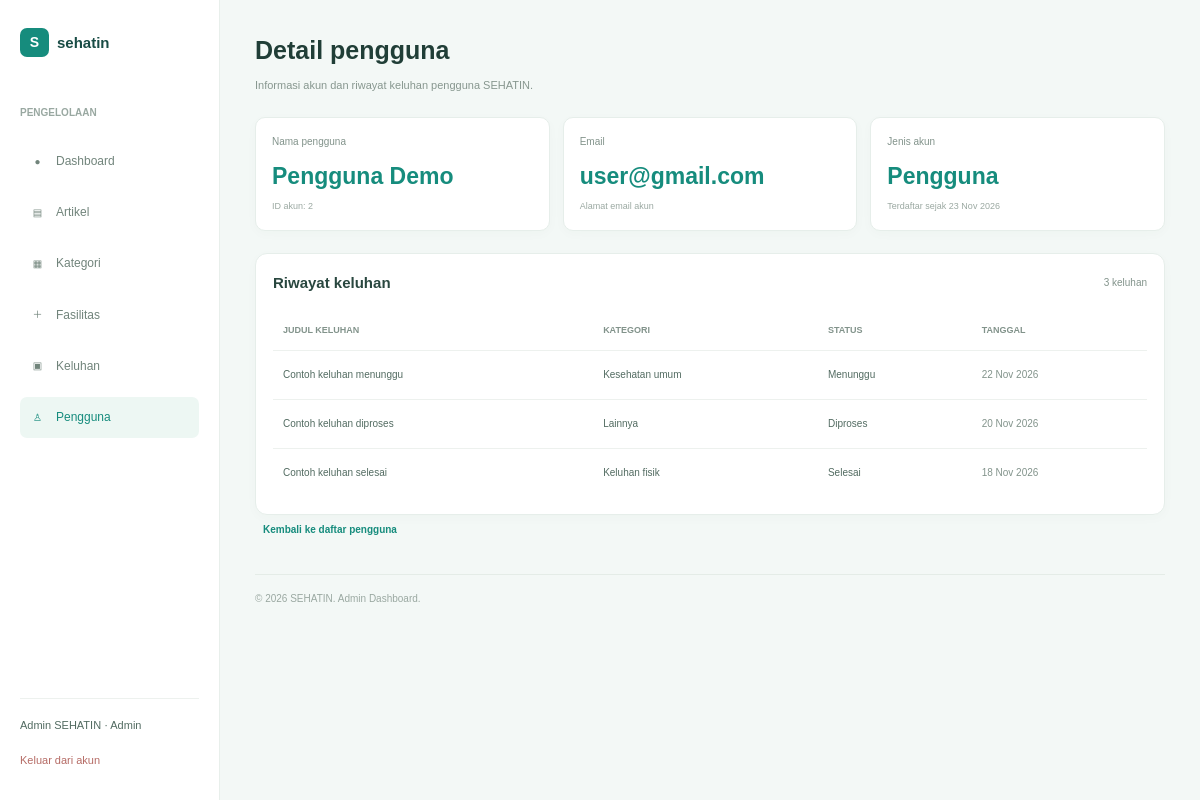
The page /admin/users/detail.php?id=2 (signed in) on the database its author committed.
### tables this page shows
CREATE TABLE IF NOT EXISTS users (
    id INT AUTO_INCREMENT PRIMARY KEY,
    name VARCHAR(100) NOT NULL,
    email VARCHAR(150) NOT NULL UNIQUE,
    password VARCHAR(255) NOT NULL,
    role ENUM('user', 'admin') NOT NULL DEFAULT 'user',
    created_at DATETIME NOT NULL DEFAULT CURRENT_TIMESTAMP,
    updated_at DATETIME NULL
);

CREATE TABLE IF NOT EXISTS complaints (
    id INT AUTO_INCREMENT PRIMARY KEY,
    user_id INT NOT NULL,
    category_id INT NOT NULL,
    title VARCHAR(150) NOT NULL,
    description TEXT NOT NULL,
    status ENUM('Menunggu', 'Diproses', 'Selesai')
        NOT NULL DEFAULT 'Menunggu',
    admin_note TEXT NULL,
    created_at DATETIME NOT NULL DEFAULT CURRENT_TIMESTAMP,
    updated_at DATETIME NULL,

    CONSTRAINT fk_complaints_user
        FOREIGN KEY (user_id)
        REFERENCES users(id)
        ON UPDATE CASCADE ON DELETE RESTRICT,

    CONSTRAINT fk_complaints_category
        FOREIGN KEY (category_id)
        REFERENCES complaint_categories(id)
        ON UPDATE CASCADE ON DELETE RESTRICT
);

CREATE TABLE IF NOT EXISTS complaint_categories (
    id INT AUTO_INCREMENT PRIMARY KEY,
    name VARCHAR(100) NOT NULL UNIQUE
);

### admin/users/detail.php (the view, shortened to what this page needs)
<?php
require_once __DIR__ . "/../../config/database.php";
$adminName = $_SESSION['name'] ?? 'Admin';
$userId = filter_input(INPUT_GET, 'id', FILTER_VALIDATE_INT);
$stmt = $conn->prepare(
    "SELECT id, name, email, role, created_at
     FROM users
     WHERE id = ?
     LIMIT 1"
);
$stmt->bind_param("i", $userId);
$stmt->execute();
$result = $stmt->get_result();
$user = $result->fetch_assoc();
$stmt = $conn->prepare(
    "SELECT c.id, c.title, c.status, c.created_at,
            cc.name AS category_name
     FROM complaints c
     LEFT JOIN complaint_categories cc
        ON c.category_id = cc.id
     WHERE c.user_id = ?
     ORDER BY c.created_at DESC"
);
$stmt->bind_param("i", $userId);
$stmt->execute();
$resultComplaints = $stmt->get_result();
$complaints = [];
while ($row = $resultComplaints->fetch_assoc()) {
    $complaints[] = $row;
}
function e($value)
{
    return htmlspecialchars((string) $value, ENT_QUOTES, 'UTF-8');
}
?>
<!DOCTYPE html>
<html lang="id">
<head>
    <link rel="stylesheet" href="../../assets/css/reset.css">
    <link rel="stylesheet" href="../../assets/css/style.css">
    <link rel="stylesheet" href="../../assets/css/admin-dashboard.css">
    <link rel="stylesheet" href="../../assets/css/admin-users.css">
</head>
<body class="admin-dashboard-page">
    <div class="admin-layout">
        <aside class="admin-sidebar">
            <a href="../dashboard.php" class="admin-brand">
                <span class="admin-brand-icon">S</span>
                <span>sehatin</span>
            </a>
            <div class="admin-menu">
                <p class="admin-menu-label">PENGELOLAAN</p>
                <nav class="admin-nav">
                    <a href="../dashboard.php" class="admin-nav-link">
                        <span>●</span>
                        Dashboard
                    </a>
                    <a href="../articles/index.php" class="admin-nav-link">
                        <span>▤</span>
                        Artikel
                    </a>
                    <a href="../categories/index.php" class="admin-nav-link">
                        <span>▦</span>
                        Kategori
                    </a>
                    <a href="../facilities/index.php" class="admin-nav-link">
                        <span>＋</span>
                        Fasilitas
                    </a>
                    <a href="../complaints/index.php" class="admin-nav-link">
                        <span>▣</span>
                        Keluhan
                    </a>
                    <a href="index.php" class="admin-nav-link active">
                        <span>♙</span>
                        Pengguna
                    </a>
                </nav>
            </div>
            <div class="admin-sidebar-bottom">
                <p><?= e($adminName) ?> · Admin</p>
                <a href="../../logout.php">
                    Keluar dari akun
                </a>
            </div>
        </aside>
        <main class="admin-main admin-users-main">
            <header class="admin-users-header">
                <div>
                    <h1>Detail pengguna</h1>
                    <p>Informasi akun dan riwayat keluhan pengguna SEHATIN.</p>
                </div>
            </header>
            <section class="admin-users-summary">
                <div class="user-summary-card">
                    <span>Nama pengguna</span>
                    <h2><?= e($user['name']) ?></h2>
                    <p>ID akun: <?= (int) $user['id'] ?></p>
                </div>
                <div class="user-summary-card">
                    <span>Email</span>
                    <h2><?= e($user['email']) ?></h2>
                    <p>Alamat email akun</p>
                </div>
                <div class="user-summary-card">
                    <span>Jenis akun</span>
                    <h2>
                        <?= $user['role'] === 'admin' ? 'Admin' : 'Pengguna' ?>
                    </h2>
                    <p>
                        Terdaftar sejak
                        <?= e(date('d M Y', strtotime($user['created_at']))) ?>
                    </p>
                </div>
            </section>
            <section class="admin-users-table-card">
                <div class="admin-users-table-heading">
                    <h2>Riwayat keluhan</h2>
                    <span>
                        <?= count($complaints) ?> keluhan
                    </span>
                </div>
                <div class="admin-users-table-wrapper">
                    <table class="admin-users-table">
                        <thead>
                            <tr>
                                <th>JUDUL KELUHAN</th>
                                <th>KATEGORI</th>
                                <th>STATUS</th>
                                <th>TANGGAL</th>
                            </tr>
                        </thead>
                        <tbody>
                            <?php if (count($complaints) > 0): ?>
                                <?php foreach ($complaints as $complaint): ?>
                                    <tr>
                                        <td>
                                            <?= e($complaint['title']) ?>
                                        </td>
                                        <td>
                                            <?= e($complaint['category_name'] ?? 'Tidak berkategori') ?>
                                        </td>
                                        <td>
                                            <?= e($complaint['status']) ?>
                                        </td>
                                        <td class="user-date-cell">
                                            <?= e(date('d M Y', strtotime($complaint['created_at']))) ?>
                                        </td>
                                    </tr>
                                <?php endforeach; ?>
                            <?php endif; ?>
                        </tbody>
                    </table>
                </div>
            </section>
            <a href="index.php" class="user-detail-button">
                Kembali ke daftar pengguna
            </a>
            <footer class="admin-footer">
                <p>© 2026 SEHATIN. Admin Dashboard.</p>
            </footer>
        </main>
    </div>
</body>
</html>

### assets/css/style.css (style rules this page uses)
:root { --primary: #087F73; --dark-green: #164F49; --light-green: #E8F5F2; --background: #F3F8F6; --white: #FFFFFF; --text: #203B39; --muted: #718580; --border: #E1EAE7; --orange: #F59678; --yellow: #F3C968; }
body { background-color: var(--background); color: var(--text); }

### assets/css/admin-dashboard.css (style rules this page uses)
.admin-dashboard-page { margin: 0; background: #f3f8f6; color: #25443d; }
.admin-dashboard-page * { box-sizing: border-box; }
.admin-dashboard-page a { text-decoration: none; }
.admin-layout { display: flex; min-height: 100vh; }
.admin-sidebar { width: 220px; min-width: 220px; background: #fff; border-right: 1px solid #e8efeb; padding: 28px 20px; display: flex; flex-direction: column; }
.admin-brand { display: flex; align-items: center; gap: 8px; color: #194c45; font-size: 15px; font-weight: 700; margin-bottom: 48px; }
.admin-brand-icon { width: 29px; height: 29px; display: flex; justify-content: center; align-items: center; background: #168c7d; color: #fff; border-radius: 7px; font-size: 14px; }
.admin-menu-label { color: #99a8a1; font-size: 10px; font-weight: 600; margin-bottom: 20px; }
.admin-nav { display: flex; flex-direction: column; gap: 10px; }
.admin-nav-link { display: flex; align-items: center; gap: 10px; padding: 11px 9px; border-radius: 7px; color: #71847b; font-size: 12px; transition: 0.2s; }
.admin-nav-link span { width: 17px; text-align: center; font-size: 10px; }
.admin-nav-link:hover, .admin-nav-link.active { color: #168c7d; background: #edf7f3; }
.admin-sidebar-bottom { margin-top: auto; padding-top: 18px; border-top: 1px solid #edf1ee; }
.admin-sidebar-bottom p { color: #526b61; font-size: 11px; margin-bottom: 12px; }
.admin-sidebar-bottom a { color: #b56b65; font-size: 11px; }
.admin-main { flex: 1; min-width: 0; padding: 30px 35px; }
.admin-footer { margin-top: 30px; padding-top: 16px; border-top: 1px solid #e4ece7; }
.admin-footer p { color: #9aa8a1; font-size: 10px; }

### assets/css/admin-users.css (style rules this page uses)
.admin-users-main { padding: 30px 35px; min-width: 0; }
.admin-users-header { display: flex; justify-content: space-between; align-items: center; margin-bottom: 23px; }
.admin-users-header h1 { color: #203e37; font-size: 25px; font-weight: 700; margin-bottom: 7px; }
.admin-users-header p { color: #87978f; font-size: 11px; line-height: 1.5; }
.admin-users-summary { display: grid; grid-template-columns: repeat(3, minmax(0, 1fr)); gap: 13px; margin-bottom: 22px; }
.user-summary-card { min-height: 100px; padding: 16px; background: #fff; border: 1px solid #e6eeea; border-radius: 10px; box-shadow: 0 3px 12px rgba(31, 72, 59, 0.025); }
.user-summary-card span { display: block; color: #82938b; font-size: 10px; margin-bottom: 8px; }
.user-summary-card h2 { color: #168c7d; font-size: 23px; font-weight: 700; margin-bottom: 5px; }
.user-summary-card p { color: #9aa8a1; font-size: 9px; }
.admin-users-table-card { background: #fff; border: 1px solid #e6eeea; border-radius: 12px; padding: 17px; box-shadow: 0 3px 12px rgba(31, 72, 59, 0.025); }
.admin-users-table-heading { display: flex; justify-content: space-between; align-items: center; margin-bottom: 15px; }
.admin-users-table-heading h2 { color: #29473f; font-size: 15px; font-weight: 700; }
.admin-users-table-heading span { color: #82938b; font-size: 10px; }
.admin-users-table-wrapper { width: 100%; overflow-x: auto; }
.admin-users-table { width: 100%; min-width: 650px; border-collapse: collapse; }
.admin-users-table thead th { padding: 13px 10px; border-bottom: 1px solid #edf1ee; color: #82938b; font-size: 9px; font-weight: 600; text-align: left; white-space: nowrap; }
.admin-users-table tbody td { padding: 16px 10px; border-bottom: 1px solid #edf1ee; color: #526b61; font-size: 10px; vertical-align: middle; }
.admin-users-table tbody tr:last-child td { border-bottom: none; }
.user-email-cell, .user-date-cell { color: #82938b !important; }
.user-detail-button, .user-delete-button { display: inline-block; padding: 6px 8px; background: transparent; border: none; font-family: inherit; font-size: 10px; font-weight: 600; text-decoration: none; cursor: pointer; transition: 0.2s; }
.user-detail-button { color: #168c7d; }
.admin-users-main .admin-footer { margin-top: 30px; }

### rows shown on the page
users: name "Pengguna Demo", id "2", email "user@gmail.com", created_at "23 Nov 2026"
complaints: title "Contoh keluhan menunggu", category.name "Kesehatan umum", status "Menunggu", created_at "22 Nov 2026"
complaints: title "Contoh keluhan diproses", category.name "Lainnya", status "Diproses", created_at "20 Nov 2026"
complaints: title "Contoh keluhan selesai", category.name "Keluhan fisik", status "Selesai", created_at "18 Nov 2026"

### other values the page prints
$adminName "Admin SEHATIN"
count($complaints) "3"
